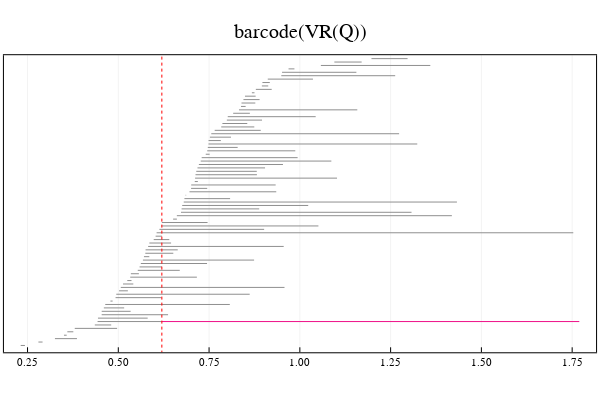

Notebook code cell kept with this figure:
### Code cell
plot(p, title ="barcode(VR(Q))")

### Figure 1 — Plotly figure (JSON) as saved in the notebook; plotly's stock layout.template omitted (floating-point values rounded to 4 significant figures)
{"data": [{"colorbar": {"title": {"text": ""}}, "hoverinfo": "text", "legendgroup": "y1", "line": {"color": "rgba(143, 143, 143, 1.000)", "dash": "solid", "shape": "linear", "width": 1}, "mode": "lines", "name": "y1", "showlegend": true, "text": ["class 14", "class 14"], "type": "scatter", "x": [0.2312, 0.2428], "xaxis": "x", "y": [1, 1], "yaxis": "y", "zmax": null, "zmin": null}, {"colorbar": {"title": {"text": ""}}, "hoverinfo": "text", "legendgroup": "y2", "line": {"color": "rgba(143, 143, 143, 1.000)", "dash": "solid", "shape": "linear", "width": 1}, "mode": "lines", "name": "y2", "showlegend": true, "text": ["class 1", "class 1"], "type": "scatter", "x": [0.2799, 0.2914], "xaxis": "x", "y": [2, 2], "yaxis": "y", "zmax": null, "zmin": null}, {"colorbar": {"title": {"text": ""}}, "hoverinfo": "text", "legendgroup": "y3", "line": {"color": "rgba(143, 143, 143, 1.000)", "dash": "solid", "shape": "linear", "width": 1}, "mode": "lines", "name": "y3", "showlegend": true, "text": ["class 15", "class 15"], "type": "scatter", "x": [0.3255, 0.3861], "xaxis": "x", "y": [3, 3], "yaxis": "y", "zmax": null, "zmin": null}, {"colorbar": {"title": {"text": ""}}, "hoverinfo": "text", "legendgroup": "y4", "line": {"color": "rgba(143, 143, 143, 1.000)", "dash": "solid", "shape": "linear", "width": 1}, "mode": "lines", "name": "y4", "showlegend": true, "text": ["class 2", "class 2"], "type": "scatter", "x": [0.3504, 0.3578], "xaxis": "x", "y": [4, 4], "yaxis": "y", "zmax": null, "zmin": null}, {"colorbar": {"title": {"text": ""}}, "hoverinfo": "text", "legendgroup": "y5", "line": {"color": "rgba(143, 143, 143, 1.000)", "dash": "solid", "shape": "linear", "width": 1}, "mode": "lines", "name": "y5", "showlegend": true, "text": ["class 3", "class 3"], "type": "scatter", "x": [0.3597, 0.3762], "xaxis": "x", "y": [5, 5], "yaxis": "y", "zmax": null, "zmin": null}, {"colorbar": {"title": {"text": ""}}, "hoverinfo": "text", "legendgroup": "y6", "line": {"color": "rgba(143, 143, 143, 1.000)", "dash": "solid", "shape": "linear", "width": 1}, "mode": "lines", "name": "y6", "showlegend": true, "text": ["class 16", "class 16"], "type": "scatter", "x": [0.3801, 0.4967], "xaxis": "x", "y": [6, 6], "yaxis": "y", "zmax": null, "zmin": null}, {"colorbar": {"title": {"text": ""}}, "hoverinfo": "text", "legendgroup": "y7", "line": {"color": "rgba(143, 143, 143, 1.000)", "dash": "solid", "shape": "linear", "width": 1}, "mode": "lines", "name": "y7", "showlegend": true, "text": ["class 17", "class 17"], "type": "scatter", "x": [0.4353, 0.4805], "xaxis": "x", "y": [7, 7], "yaxis": "y", "zmax": null, "zmin": null}, {"colorbar": {"title": {"text": ""}}, "hoverinfo": "text", "legendgroup": "y8", "line": {"color": "rgba(143, 143, 143, 1.000)", "dash": "solid", "shape": "linear", "width": 1}, "mode": "lines", "name": "y8", "showlegend": true, "text": ["class 83", "class 83"], "type": "scatter", "x": [0.4429, 0.6199], "xaxis": "x", "y": [8, 8], "yaxis": "y", "zmax": null, "zmin": null}, {"colorbar": {"title": {"text": ""}}, "hoverinfo": "text", "legendgroup": "y9", "line": {"color": "rgba(238, 18, 137, 1.000)", "dash": "solid", "shape": "linear", "width": 1}, "mode": "lines", "name": "y9", "showlegend": true, "text": ["class 83", "class 83"], "type": "scatter", "x": [0.6199, 1.77], "xaxis": "x", "y": [8, 8], "yaxis": "y", "zmax": null, "zmin": null}, {"colorbar": {"title": {"text": ""}}, "hoverinfo": "text", "legendgroup": "y10", "line": {"color": "rgba(143, 143, 143, 1.000)", "dash": "solid", "shape": "linear", "width": 1}, "mode": "lines", "name": "y10", "showlegend": true, "text": ["class 67", "class 67"], "type": "scatter", "x": [0.444, 0.5809], "xaxis": "x", "y": [9, 9], "yaxis": "y", "zmax": null, "zmin": null}, {"colorbar": {"title": {"text": ""}}, "hoverinfo": "text", "legendgroup": "y11", "line": {"color": "rgba(143, 143, 143, 1.000)", "dash": "solid", "shape": "linear", "width": 1}, "mode": "lines", "name": "y11", "showlegend": true, "text": ["class 18", "class 18"], "type": "scatter", "x": [0.4541, 0.6371], "xaxis": "x", "y": [10, 10], "yaxis": "y", "zmax": null, "zmin": null}, {"colorbar": {"title": {"text": ""}}, "hoverinfo": "text", "legendgroup": "y12", "line": {"color": "rgba(143, 143, 143, 1.000)", "dash": "solid", "shape": "linear", "width": 1}, "mode": "lines", "name": "y12", "showlegend": true, "text": ["class 19", "class 19"], "type": "scatter", "x": [0.4542, 0.5339], "xaxis": "x", "y": [11, 11], "yaxis": "y", "zmax": null, "zmin": null}, {"colorbar": {"title": {"text": ""}}, "hoverinfo": "text", "legendgroup": "y13", "line": {"color": "rgba(143, 143, 143, 1.000)", "dash": "solid", "shape": "linear", "width": 1}, "mode": "lines", "name": "y13", "showlegend": true, "text": ["class 20", "class 20"], "type": "scatter", "x": [0.4601, 0.5161], "xaxis": "x", "y": [12, 12], "yaxis": "y", "zmax": null, "zmin": null}, {"colorbar": {"title": {"text": ""}}, "hoverinfo": "text", "legendgroup": "y14", "line": {"color": "rgba(143, 143, 143, 1.000)", "dash": "solid", "shape": "linear", "width": 1}, "mode": "lines", "name": "y14", "showlegend": true, "text": ["class 68", "class 68"], "type": "scatter", "x": [0.464, 0.8071], "xaxis": "x", "y": [13, 13], "yaxis": "y", "zmax": null, "zmin": null}, {"colorbar": {"title": {"text": ""}}, "hoverinfo": "text", "legendgroup": "y15", "line": {"color": "rgba(143, 143, 143, 1.000)", "dash": "solid", "shape": "linear", "width": 1}, "mode": "lines", "name": "y15", "showlegend": true, "text": ["class 4", "class 4"], "type": "scatter", "x": [0.4783, 0.4843], "xaxis": "x", "y": [14, 14], "yaxis": "y", "zmax": null, "zmin": null}, {"colorbar": {"title": {"text": ""}}, "hoverinfo": "text", "legendgroup": "y16", "line": {"color": "rgba(143, 143, 143, 1.000)", "dash": "solid", "shape": "linear", "width": 1}, "mode": "lines", "name": "y16", "showlegend": true, "text": ["class 21", "class 21"], "type": "scatter", "x": [0.4924, 0.6189], "xaxis": "x", "y": [15, 15], "yaxis": "y", "zmax": null, "zmin": null}, {"colorbar": {"title": {"text": ""}}, "hoverinfo": "text", "legendgroup": "y17", "line": {"color": "rgba(143, 143, 143, 1.000)", "dash": "solid", "shape": "linear", "width": 1}, "mode": "lines", "name": "y17", "showlegend": true, "text": ["class 22", "class 22"], "type": "scatter", "x": [0.4944, 0.8618], "xaxis": "x", "y": [16, 16], "yaxis": "y", "zmax": null, "zmin": null}, {"colorbar": {"title": {"text": ""}}, "hoverinfo": "text", "legendgroup": "y18", "line": {"color": "rgba(143, 143, 143, 1.000)", "dash": "solid", "shape": "linear", "width": 1}, "mode": "lines", "name": "y18", "showlegend": true, "text": ["class 23", "class 23"], "type": "scatter", "x": [0.5021, 0.5263], "xaxis": "x", "y": [17, 17], "yaxis": "y", "zmax": null, "zmin": null}, {"colorbar": {"title": {"text": ""}}, "hoverinfo": "text", "legendgroup": "y19", "line": {"color": "rgba(143, 143, 143, 1.000)", "dash": "solid", "shape": "linear", "width": 1}, "mode": "lines", "name": "y19", "showlegend": true, "text": ["class 69", "class 69"], "type": "scatter", "x": [0.5068, 0.9578], "xaxis": "x", "y": [18, 18], "yaxis": "y", "zmax": null, "zmin": null}, {"colorbar": {"title": {"text": ""}}, "hoverinfo": "text", "legendgroup": "y20", "line": {"color": "rgba(143, 143, 143, 1.000)", "dash": "solid", "shape": "linear", "width": 1}, "mode": "lines", "name": "y20", "showlegend": true, "text": ["class 5", "class 5"], "type": "scatter", "x": [0.513, 0.5413], "xaxis": "x", "y": [19, 19], "yaxis": "y", "zmax": null, "zmin": null}, {"colorbar": {"title": {"text": ""}}, "hoverinfo": "text", "legendgroup": "y21", "line": {"color": "rgba(143, 143, 143, 1.000)", "dash": "solid", "shape": "linear", "width": 1}, "mode": "lines", "name": "y21", "showlegend": true, "text": ["class 24", "class 24"], "type": "scatter", "x": [0.5247, 0.5363], "xaxis": "x", "y": [20, 20], "yaxis": "y", "zmax": null, "zmin": null}, {"colorbar": {"title": {"text": ""}}, "hoverinfo": "text", "legendgroup": "y22", "line": {"color": "rgba(143, 143, 143, 1.000)", "dash": "solid", "shape": "linear", "width": 1}, "mode": "lines", "name": "y22", "showlegend": true, "text": ["class 25", "class 25"], "type": "scatter", "x": [0.5328, 0.7164], "xaxis": "x", "y": [21, 21], "yaxis": "y", "zmax": null, "zmin": null}, {"colorbar": {"title": {"text": ""}}, "hoverinfo": "text", "legendgroup": "y23", "line": {"color": "rgba(143, 143, 143, 1.000)", "dash": "solid", "shape": "linear", "width": 1}, "mode": "lines", "name": "y23", "showlegend": true, "text": ["class 26", "class 26"], "type": "scatter", "x": [0.5346, 0.5567], "xaxis": "x", "y": [22, 22], "yaxis": "y", "zmax": null, "zmin": null}, {"colorbar": {"title": {"text": ""}}, "hoverinfo": "text", "legendgroup": "y24", "line": {"color": "rgba(143, 143, 143, 1.000)", "dash": "solid", "shape": "linear", "width": 1}, "mode": "lines", "name": "y24", "showlegend": true, "text": ["class 27", "class 27"], "type": "scatter", "x": [0.5536, 0.6692], "xaxis": "x", "y": [23, 23], "yaxis": "y", "zmax": null, "zmin": null}, {"colorbar": {"title": {"text": ""}}, "hoverinfo": "text", "legendgroup": "y25", "line": {"color": "rgba(143, 143, 143, 1.000)", "dash": "solid", "shape": "linear", "width": 1}, "mode": "lines", "name": "y25", "showlegend": true, "text": ["class 28", "class 28"], "type": "scatter", "x": [0.5586, 0.6203], "xaxis": "x", "y": [24, 24], "yaxis": "y", "zmax": null, "zmin": null}, {"colorbar": {"title": {"text": ""}}, "hoverinfo": "text", "legendgroup": "y26", "line": {"color": "rgba(143, 143, 143, 1.000)", "dash": "solid", "shape": "linear", "width": 1}, "mode": "lines", "name": "y26", "showlegend": true, "text": ["class 29", "class 29"], "type": "scatter", "x": [0.5621, 0.7444], "xaxis": "x", "y": [25, 25], "yaxis": "y", "zmax": null, "zmin": null}, {"colorbar": {"title": {"text": ""}}, "hoverinfo": "text", "legendgroup": "y27", "line": {"color": "rgba(143, 143, 143, 1.000)", "dash": "solid", "shape": "linear", "width": 1}, "mode": "lines", "name": "y27", "showlegend": true, "text": ["class 30", "class 30"], "type": "scatter", "x": [0.5678, 0.874], "xaxis": "x", "y": [26, 26], "yaxis": "y", "zmax": null, "zmin": null}, {"colorbar": {"title": {"text": ""}}, "hoverinfo": "text", "legendgroup": "y28", "line": {"color": "rgba(143, 143, 143, 1.000)", "dash": "solid", "shape": "linear", "width": 1}, "mode": "lines", "name": "y28", "showlegend": true, "text": ["class 31", "class 31"], "type": "scatter", "x": [0.5707, 0.5854], "xaxis": "x", "y": [27, 27], "yaxis": "y", "zmax": null, "zmin": null}, {"colorbar": {"title": {"text": ""}}, "hoverinfo": "text", "legendgroup": "y29", "line": {"color": "rgba(143, 143, 143, 1.000)", "dash": "solid", "shape": "linear", "width": 1}, "mode": "lines", "name": "y29", "showlegend": true, "text": ["class 32", "class 32"], "type": "scatter", "x": [0.5744, 0.6515], "xaxis": "x", "y": [28, 28], "yaxis": "y", "zmax": null, "zmin": null}, {"colorbar": {"title": {"text": ""}}, "hoverinfo": "text", "legendgroup": "y30", "line": {"color": "rgba(143, 143, 143, 1.000)", "dash": "solid", "shape": "linear", "width": 1}, "mode": "lines", "name": "y30", "showlegend": true, "text": ["class 33", "class 33"], "type": "scatter", "x": [0.5751, 0.6637], "xaxis": "x", "y": [29, 29], "yaxis": "y", "zmax": null, "zmin": null}, {"colorbar": {"title": {"text": ""}}, "hoverinfo": "text", "legendgroup": "y31", "line": {"color": "rgba(143, 143, 143, 1.000)", "dash": "solid", "shape": "linear", "width": 1}, "mode": "lines", "name": "y31", "showlegend": true, "text": ["class 70", "class 70"], "type": "scatter", "x": [0.5822, 0.9555], "xaxis": "x", "y": [30, 30], "yaxis": "y", "zmax": null, "zmin": null}, {"colorbar": {"title": {"text": ""}}, "hoverinfo": "text", "legendgroup": "y32", "line": {"color": "rgba(143, 143, 143, 1.000)", "dash": "solid", "shape": "linear", "width": 1}, "mode": "lines", "name": "y32", "showlegend": true, "text": ["class 6", "class 6"], "type": "scatter", "x": [0.5855, 0.6454], "xaxis": "x", "y": [31, 31], "yaxis": "y", "zmax": null, "zmin": null}, {"colorbar": {"title": {"text": ""}}, "hoverinfo": "text", "legendgroup": "y33", "line": {"color": "rgba(143, 143, 143, 1.000)", "dash": "solid", "shape": "linear", "width": 1}, "mode": "lines", "name": "y33", "showlegend": true, "text": ["class 34", "class 34"], "type": "scatter", "x": [0.5975, 0.6404], "xaxis": "x", "y": [32, 32], "yaxis": "y", "zmax": null, "zmin": null}, {"colorbar": {"title": {"text": ""}}, "hoverinfo": "text", "legendgroup": "y34", "line": {"color": "rgba(143, 143, 143, 1.000)", "dash": "solid", "shape": "linear", "width": 1}, "mode": "lines", "name": "y34", "showlegend": true, "text": ["class 35", "class 35"], "type": "scatter", "x": [0.6027, 0.6201], "xaxis": "x", "y": [33, 33], "yaxis": "y", "zmax": null, "zmin": null}, {"colorbar": {"title": {"text": ""}}, "hoverinfo": "text", "legendgroup": "y35", "line": {"color": "rgba(143, 143, 143, 1.000)", "dash": "solid", "shape": "linear", "width": 1}, "mode": "lines", "name": "y35", "showlegend": true, "text": ["class 85", "class 85"], "type": "scatter", "x": [0.6055, 1.753], "xaxis": "x", "y": [34, 34], "yaxis": "y", "zmax": null, "zmin": null}, {"colorbar": {"title": {"text": ""}}, "hoverinfo": "text", "legendgroup": "y36", "line": {"color": "rgba(143, 143, 143, 1.000)", "dash": "solid", "shape": "linear", "width": 1}, "mode": "lines", "name": "y36", "showlegend": true, "text": ["class 71", "class 71"], "type": "scatter", "x": [0.6132, 0.9017], "xaxis": "x", "y": [35, 35], "yaxis": "y", "zmax": null, "zmin": null}, {"colorbar": {"title": {"text": ""}}, "hoverinfo": "text", "legendgroup": "y37", "line": {"color": "rgba(143, 143, 143, 1.000)", "dash": "solid", "shape": "linear", "width": 1}, "mode": "lines", "name": "y37", "showlegend": true, "text": ["class 72", "class 72"], "type": "scatter", "x": [0.6189, 1.051], "xaxis": "x", "y": [36, 36], "yaxis": "y", "zmax": null, "zmin": null}, {"colorbar": {"title": {"text": ""}}, "hoverinfo": "text", "legendgroup": "y38", "line": {"color": "rgba(143, 143, 143, 1.000)", "dash": "solid", "shape": "linear", "width": 1}, "mode": "lines", "name": "y38", "showlegend": true, "text": ["class 36", "class 36"], "type": "scatter", "x": [0.6199, 0.7459], "xaxis": "x", "y": [37, 37], "yaxis": "y", "zmax": null, "zmin": null}, {"colorbar": {"title": {"text": ""}}, "hoverinfo": "text", "legendgroup": "y39", "line": {"color": "rgba(143, 143, 143, 1.000)", "dash": "solid", "shape": "linear", "width": 1}, "mode": "lines", "name": "y39", "showlegend": true, "text": ["class 37", "class 37"], "type": "scatter", "x": [0.6509, 0.6613], "xaxis": "x", "y": [38, 38], "yaxis": "y", "zmax": null, "zmin": null}, {"colorbar": {"title": {"text": ""}}, "hoverinfo": "text", "legendgroup": "y40", "line": {"color": "rgba(143, 143, 143, 1.000)", "dash": "solid", "shape": "linear", "width": 1}, "mode": "lines", "name": "y40", "showlegend": true, "text": ["class 84", "class 84"], "type": "scatter", "x": [0.6612, 1.419], "xaxis": "x", "y": [39, 39], "yaxis": "y", "zmax": null, "zmin": null}, {"colorbar": {"title": {"text": ""}}, "hoverinfo": "text", "legendgroup": "y41", "line": {"color": "rgba(143, 143, 143, 1.000)", "dash": "solid", "shape": "linear", "width": 1}, "mode": "lines", "name": "y41", "showlegend": true, "text": ["class 80", "class 80"], "type": "scatter", "x": [0.6727, 1.308], "xaxis": "x", "y": [40, 40], "yaxis": "y", "zmax": null, "zmin": null}, {"colorbar": {"title": {"text": ""}}, "hoverinfo": "text", "legendgroup": "y42", "line": {"color": "rgba(143, 143, 143, 1.000)", "dash": "solid", "shape": "linear", "width": 1}, "mode": "lines", "name": "y42", "showlegend": true, "text": ["class 38", "class 38"], "type": "scatter", "x": [0.6742, 0.8881], "xaxis": "x", "y": [41, 41], "yaxis": "y", "zmax": null, "zmin": null}, {"colorbar": {"title": {"text": ""}}, "hoverinfo": "text", "legendgroup": "y43", "line": {"color": "rgba(143, 143, 143, 1.000)", "dash": "solid", "shape": "linear", "width": 1}, "mode": "lines", "name": "y43", "showlegend": true, "text": ["class 81", "class 81"], "type": "scatter", "x": [0.676, 1.023], "xaxis": "x", "y": [42, 42], "yaxis": "y", "zmax": null, "zmin": null}, {"colorbar": {"title": {"text": ""}}, "hoverinfo": "text", "legendgroup": "y44", "line": {"color": "rgba(143, 143, 143, 1.000)", "dash": "solid", "shape": "linear", "width": 1}, "mode": "lines", "name": "y44", "showlegend": true, "text": ["class 82", "class 82"], "type": "scatter", "x": [0.6802, 1.433], "xaxis": "x", "y": [43, 43], "yaxis": "y", "zmax": null, "zmin": null}, {"colorbar": {"title": {"text": ""}}, "hoverinfo": "text", "legendgroup": "y45", "line": {"color": "rgba(143, 143, 143, 1.000)", "dash": "solid", "shape": "linear", "width": 1}, "mode": "lines", "name": "y45", "showlegend": true, "text": ["class 39", "class 39"], "type": "scatter", "x": [0.6821, 0.8079], "xaxis": "x", "y": [44, 44], "yaxis": "y", "zmax": null, "zmin": null}, {"colorbar": {"title": {"text": ""}}, "hoverinfo": "text", "legendgroup": "y46", "line": {"color": "rgba(143, 143, 143, 1.000)", "dash": "solid", "shape": "linear", "width": 1}, "mode": "lines", "name": "y46", "showlegend": true, "text": ["class 40", "class 40"], "type": "scatter", "x": [0.6855, 0.6869], "xaxis": "x", "y": [45, 45], "yaxis": "y", "zmax": null, "zmin": null}, {"colorbar": {"title": {"text": ""}}, "hoverinfo": "text", "legendgroup": "y47", "line": {"color": "rgba(143, 143, 143, 1.000)", "dash": "solid", "shape": "linear", "width": 1}, "mode": "lines", "name": "y47", "showlegend": true, "text": ["class 41", "class 41"], "type": "scatter", "x": [0.696, 0.935], "xaxis": "x", "y": [46, 46], "yaxis": "y", "zmax": null, "zmin": null}, {"colorbar": {"title": {"text": ""}}, "hoverinfo": "text", "legendgroup": "y48", "line": {"color": "rgba(143, 143, 143, 1.000)", "dash": "solid", "shape": "linear", "width": 1}, "mode": "lines", "name": "y48", "showlegend": true, "text": ["class 42", "class 42"], "type": "scatter", "x": [0.7004, 0.7449], "xaxis": "x", "y": [47, 47], "yaxis": "y", "zmax": null, "zmin": null}, {"colorbar": {"title": {"text": ""}}, "hoverinfo": "text", "legendgroup": "y49", "line": {"color": "rgba(143, 143, 143, 1.000)", "dash": "solid", "shape": "linear", "width": 1}, "mode": "lines", "name": "y49", "showlegend": true, "text": ["class 43", "class 43"], "type": "scatter", "x": [0.7008, 0.9334], "xaxis": "x", "y": [48, 48], "yaxis": "y", "zmax": null, "zmin": null}, {"colorbar": {"title": {"text": ""}}, "hoverinfo": "text", "legendgroup": "y50", "line": {"color": "rgba(143, 143, 143, 1.000)", "dash": "solid", "shape": "linear", "width": 1}, "mode": "lines", "name": "y50", "showlegend": true, "text": ["class 7", "class 7"], "type": "scatter", "x": [0.7106, 0.7191], "xaxis": "x", "y": [49, 49], "yaxis": "y", "zmax": null, "zmin": null}, {"colorbar": {"title": {"text": ""}}, "hoverinfo": "text", "legendgroup": "y51", "line": {"color": "rgba(143, 143, 143, 1.000)", "dash": "solid", "shape": "linear", "width": 1}, "mode": "lines", "name": "y51", "showlegend": true, "text": ["class 73", "class 73"], "type": "scatter", "x": [0.7114, 1.102], "xaxis": "x", "y": [50, 50], "yaxis": "y", "zmax": null, "zmin": null}, {"colorbar": {"title": {"text": ""}}, "hoverinfo": "text", "legendgroup": "y52", "line": {"color": "rgba(143, 143, 143, 1.000)", "dash": "solid", "shape": "linear", "width": 1}, "mode": "lines", "name": "y52", "showlegend": true, "text": ["class 44", "class 44"], "type": "scatter", "x": [0.7126, 0.8818], "xaxis": "x", "y": [51, 51], "yaxis": "y", "zmax": null, "zmin": null}, {"colorbar": {"title": {"text": ""}}, "hoverinfo": "text", "legendgroup": "y53", "line": {"color": "rgba(143, 143, 143, 1.000)", "dash": "solid", "shape": "linear", "width": 1}, "mode": "lines", "name": "y53", "showlegend": true, "text": ["class 45", "class 45"], "type": "scatter", "x": [0.7147, 0.8814], "xaxis": "x", "y": [52, 52], "yaxis": "y", "zmax": null, "zmin": null}, {"colorbar": {"title": {"text": ""}}, "hoverinfo": "text", "legendgroup": "y54", "line": {"color": "rgba(143, 143, 143, 1.000)", "dash": "solid", "shape": "linear", "width": 1}, "mode": "lines", "name": "y54", "showlegend": true, "text": ["class 46", "class 46"], "type": "scatter", "x": [0.7181, 0.9041], "xaxis": "x", "y": [53, 53], "yaxis": "y", "zmax": null, "zmin": null}, {"colorbar": {"title": {"text": ""}}, "hoverinfo": "text", "legendgroup": "y55", "line": {"color": "rgba(143, 143, 143, 1.000)", "dash": "solid", "shape": "linear", "width": 1}, "mode": "lines", "name": "y55", "showlegend": true, "text": ["class 47", "class 47"], "type": "scatter", "x": [0.7219, 0.9535], "xaxis": "x", "y": [54, 54], "yaxis": "y", "zmax": null, "zmin": null}, {"colorbar": {"title": {"text": ""}}, "hoverinfo": "text", "legendgroup": "y56", "line": {"color": "rgba(143, 143, 143, 1.000)", "dash": "solid", "shape": "linear", "width": 1}, "mode": "lines", "name": "y56", "showlegend": true, "text": ["class 74", "class 74"], "type": "scatter", "x": [0.727, 1.087], "xaxis": "x", "y": [55, 55], "yaxis": "y", "zmax": null, "zmin": null}, {"colorbar": {"title": {"text": ""}}, "hoverinfo": "text", "legendgroup": "y57", "line": {"color": "rgba(143, 143, 143, 1.000)", "dash": "solid", "shape": "linear", "width": 1}, "mode": "lines", "name": "y57", "showlegend": true, "text": ["class 48", "class 48"], "type": "scatter", "x": [0.7296, 0.9938], "xaxis": "x", "y": [56, 56], "yaxis": "y", "zmax": null, "zmin": null}, {"colorbar": {"title": {"text": ""}}, "hoverinfo": "text", "legendgroup": "y58", "line": {"color": "rgba(143, 143, 143, 1.000)", "dash": "solid", "shape": "linear", "width": 1}, "mode": "lines", "name": "y58", "showlegend": true, "text": ["class 8", "class 8"], "type": "scatter", "x": [0.7408, 0.7515], "xaxis": "x", "y": [57, 57], "yaxis": "y", "zmax": null, "zmin": null}, {"colorbar": {"title": {"text": ""}}, "hoverinfo": "text", "legendgroup": "y59", "line": {"color": "rgba(143, 143, 143, 1.000)", "dash": "solid", "shape": "linear", "width": 1}, "mode": "lines", "name": "y59", "showlegend": true, "text": ["class 75", "class 75"], "type": "scatter", "x": [0.7449, 0.9874], "xaxis": "x", "y": [58, 58], "yaxis": "y", "zmax": null, "zmin": null}, {"colorbar": {"title": {"text": ""}}, "hoverinfo": "text", "legendgroup": "y60", "line": {"color": "rgba(143, 143, 143, 1.000)", "dash": "solid", "shape": "linear", "width": 1}, "mode": "lines", "name": "y60", "showlegend": true, "text": ["class 49", "class 49"], "type": "scatter", "x": [0.7465, 0.8287], "xaxis": "x", "y": [59, 59], "yaxis": "y", "zmax": null, "zmin": null}, {"colorbar": {"title": {"text": ""}}, "hoverinfo": "text", "legendgroup": "y61", "line": {"color": "rgba(143, 143, 143, 1.000)", "dash": "solid", "shape": "linear", "width": 1}, "mode": "lines", "name": "y61", "showlegend": true, "text": ["class 76", "class 76"], "type": "scatter", "x": [0.7483, 1.323], "xaxis": "x", "y": [60, 60], "yaxis": "y", "zmax": null, "zmin": null}, {"colorbar": {"title": {"text": ""}}, "hoverinfo": "text", "legendgroup": "y62", "line": {"color": "rgba(143, 143, 143, 1.000)", "dash": "solid", "shape": "linear", "width": 1}, "mode": "lines", "name": "y62", "showlegend": true, "text": ["class 50", "class 50"], "type": "scatter", "x": [0.7485, 0.7825], "xaxis": "x", "y": [61, 61], "yaxis": "y", "zmax": null, "zmin": null}, {"colorbar": {"title": {"text": ""}}, "hoverinfo": "text", "legendgroup": "y63", "line": {"color": "rgba(143, 143, 143, 1.000)", "dash": "solid", "shape": "linear", "width": 1}, "mode": "lines", "name": "y63", "showlegend": true, "text": ["class 51", "class 51"], "type": "scatter", "x": [0.7522, 0.8103], "xaxis": "x", "y": [62, 62], "yaxis": "y", "zmax": null, "zmin": null}, {"colorbar": {"title": {"text": ""}}, "hoverinfo": "text", "legendgroup": "y64", "line": {"color": "rgba(143, 143, 143, 1.000)", "dash": "solid", "shape": "linear", "width": 1}, "mode": "lines", "name": "y64", "showlegend": true, "text": ["class 77", "class 77"], "type": "scatter", "x": [0.7561, 1.273], "xaxis": "x", "y": [63, 63], "yaxis": "y", "zmax": null, "zmin": null}, {"colorbar": {"title": {"text": ""}}, "hoverinfo": "text", "legendgroup": "y65", "line": {"color": "rgba(143, 143, 143, 1.000)", "dash": "solid", "shape": "linear", "width": 1}, "mode": "lines", "name": "y65", "showlegend": true, "text": ["class 52", "class 52"], "type": "scatter", "x": [0.7655, 0.8923], "xaxis": "x", "y": [64, 64], "yaxis": "y", "zmax": null, "zmin": null}, {"colorbar": {"title": {"text": ""}}, "hoverinfo": "text", "legendgroup": "y66", "line": {"color": "rgba(143, 143, 143, 1.000)", "dash": "solid", "shape": "linear", "width": 1}, "mode": "lines", "name": "y66", "showlegend": true, "text": ["class 53", "class 53"], "type": "scatter", "x": [0.7834, 0.8745], "xaxis": "x", "y": [65, 65], "yaxis": "y", "zmax": null, "zmin": null}, {"colorbar": {"title": {"text": ""}}, "hoverinfo": "text", "legendgroup": "y67", "line": {"color": "rgba(143, 143, 143, 1.000)", "dash": "solid", "shape": "linear", "width": 1}, "mode": "lines", "name": "y67", "showlegend": true, "text": ["class 54", "class 54"], "type": "scatter", "x": [0.7867, 0.8552], "xaxis": "x", "y": [66, 66], "yaxis": "y", "zmax": null, "zmin": null}, {"colorbar": {"title": {"text": ""}}, "hoverinfo": "text", "legendgroup": "y68", "line": {"color": "rgba(143, 143, 143, 1.000)", "dash": "solid", "shape": "linear", "width": 1}, "mode": "lines", "name": "y68", "showlegend": true, "text": ["class 55", "class 55"], "type": "scatter", "x": [0.7989, 0.8958], "xaxis": "x", "y": [67, 67], "yaxis": "y", "zmax": null, "zmin": null}, {"colorbar": {"title": {"text": ""}}, "hoverinfo": "text", "legendgroup": "y69", "line": {"color": "rgba(143, 143, 143, 1.000)", "dash": "solid", "shape": "linear", "width": 1}, "mode": "lines", "name": "y69", "showlegend": true, "text": ["class 56", "class 56"], "type": "scatter", "x": [0.8014, 1.044], "xaxis": "x", "y": [68, 68], "yaxis": "y", "zmax": null, "zmin": null}, {"colorbar": {"title": {"text": ""}}, "hoverinfo": "text", "legendgroup": "y70", "line": {"color": "rgba(143, 143, 143, 1.000)", "dash": "solid", "shape": "linear", "width": 1}, "mode": "lines", "name": "y70", "showlegend": true, "text": ["class 57", "class 57"], "type": "scatter", "x": [0.8164, 0.8623], "xaxis": "x", "y": [69, 69], "yaxis": "y", "zmax": null, "zmin": null}, {"colorbar": {"title": {"text": ""}}, "hoverinfo": "text", "legendgroup": "y71", "line": {"color": "rgba(143, 143, 143, 1.000)", "dash": "solid", "shape": "linear", "width": 1}, "mode": "lines", "name": "y71", "showlegend": true, "text": ["class 58", "class 58"], "type": "scatter", "x": [0.8324, 1.158], "xaxis": "x", "y": [70, 70], "yaxis": "y", "zmax": null, "zmin": null}, {"colorbar": {"title": {"text": ""}}, "hoverinfo": "text", "legendgroup": "y72", "line": {"color": "rgba(143, 143, 143, 1.000)", "dash": "solid", "shape": "linear", "width": 1}, "mode": "lines", "name": "y72", "showlegend": true, "text": ["class 9", "class 9"], "type": "scatter", "x": [0.8379, 0.8507], "xaxis": "x", "y": [71, 71], "yaxis": "y", "zmax": null, "zmin": null}, {"colorbar": {"title": {"text": ""}}, "hoverinfo": "text", "legendgroup": "y73", "line": {"color": "rgba(143, 143, 143, 1.000)", "dash": "solid", "shape": "linear", "width": 1}, "mode": "lines", "name": "y73", "showlegend": true, "text": ["class 59", "class 59"], "type": "scatter", "x": [0.8393, 0.8773], "xaxis": "x", "y": [72, 72], "yaxis": "y", "zmax": null, "zmin": null}, {"colorbar": {"title": {"text": ""}}, "hoverinfo": "text", "legendgroup": "y74", "line": {"color": "rgba(143, 143, 143, 1.000)", "dash": "solid", "shape": "linear", "width": 1}, "mode": "lines", "name": "y74", "showlegend": true, "text": ["class 10", "class 10"], "type": "scatter", "x": [0.8447, 0.8891], "xaxis": "x", "y": [73, 73], "yaxis": "y", "zmax": null, "zmin": null}, {"colorbar": {"title": {"text": ""}}, "hoverinfo": "text", "legendgroup": "y75", "line": {"color": "rgba(143, 143, 143, 1.000)", "dash": "solid", "shape": "linear", "width": 1}, "mode": "lines", "name": "y75", "showlegend": true, "text": ["class 60", "class 60"], "type": "scatter", "x": [0.8489, 0.8783], "xaxis": "x", "y": [74, 74], "yaxis": "y", "zmax": null, "zmin": null}, {"colorbar": {"title": {"text": ""}}, "hoverinfo": "text", "legendgroup": "y76", "line": {"color": "rgba(143, 143, 143, 1.000)", "dash": "solid", "shape": "linear", "width": 1}, "mode": "lines", "name": "y76", "showlegend": true, "text": ["class 11", "class 11"], "type": "scatter", "x": [0.8679, 0.8751], "xaxis": "x", "y": [75, 75], "yaxis": "y", "zmax": null, "zmin": null}, {"colorbar": {"title": {"text": ""}}, "hoverinfo": "text", "legendgroup": "y77", "line": {"color": "rgba(143, 143, 143, 1.000)", "dash": "solid", "shape": "linear", "width": 1}, "mode": "lines", "name": "y77", "showlegend": true, "text": ["class 61", "class 61"], "type": "scatter", "x": [0.8788, 0.9225], "xaxis": "x", "y": [76, 76], "yaxis": "y", "zmax": null, "zmin": null}, {"colorbar": {"title": {"text": ""}}, "hoverinfo": "text", "legendgroup": "y78", "line": {"color": "rgba(143, 143, 143, 1.000)", "dash": "solid", "shape": "linear", "width": 1}, "mode": "lines", "name": "y78", "showlegend": true, "text": ["class 12", "class 12"], "type": "scatter", "x": [0.8954, 0.9129], "xaxis": "x", "y": [77, 77], "yaxis": "y", "zmax": null, "zmin": null}, {"colorbar": {"title": {"text": ""}}, "hoverinfo": "text", "legendgroup": "y79", "line": {"color": "rgba(143, 143, 143, 1.000)", "dash": "solid", "shape": "linear", "width": 1}, "mode": "lines", "name": "y79", "showlegend": true, "text": ["class 13", "class 13"], "type": "scatter", "x": [0.8969, 0.9173], "xaxis": "x", "y": [78, 78], "yaxis": "y", "zmax": null, "zmin": null}, {"colorbar": {"title": {"text": ""}}, "hoverinfo": "text", "legendgroup": "y80", "line": {"color": "rgba(143, 143, 143, 1.000)", "dash": "solid", "shape": "linear", "width": 1}, "mode": "lines", "name": "y80", "showlegend": true, "text": ["class 62", "class 62"], "type": "scatter", "x": [0.9116, 1.036], "xaxis": "x", "y": [79, 79], "yaxis": "y", "zmax": null, "zmin": null}, {"colorbar": {"title": {"text": ""}}, "hoverinfo": "text", "legendgroup": "y81", "line": {"color": "rgba(143, 143, 143, 1.000)", "dash": "solid", "shape": "linear", "width": 1}, "mode": "lines", "name": "y81", "showlegend": true, "text": ["class 78", "class 78"], "type": "scatter", "x": [0.9489, 1.263], "xaxis": "x", "y": [80, 80], "yaxis": "y", "zmax": null, "zmin": null}, {"colorbar": {"title": {"text": ""}}, "hoverinfo": "text", "legendgroup": "y82", "line": {"color": "rgba(143, 143, 143, 1.000)", "dash": "solid", "shape": "linear", "width": 1}, "mode": "lines", "name": "y82", "showlegend": true, "text": ["class 63", "class 63"], "type": "scatter", "x": [0.951, 1.156], "xaxis": "x", "y": [81, 81], "yaxis": "y", "zmax": null, "zmin": null}, {"colorbar": {"title": {"text": ""}}, "hoverinfo": "text", "legendgroup": "y83", "line": {"color": "rgba(143, 143, 143, 1.000)", "dash": "solid", "shape": "linear", "width": 1}, "mode": "lines", "name": "y83", "showlegend": true, "text": ["class 64", "class 64"], "type": "scatter", "x": [0.9689, 0.9851], "xaxis": "x", "y": [82, 82], "yaxis": "y", "zmax": null, "zmin": null}, {"colorbar": {"title": {"text": ""}}, "hoverinfo": "text", "legendgroup": "y84", "line": {"color": "rgba(143, 143, 143, 1.000)", "dash": "solid", "shape": "linear", "width": 1}, "mode": "lines", "name": "y84", "showlegend": true, "text": ["class 79", "class 79"], "type": "scatter", "x": [1.058, 1.359], "xaxis": "x", "y": [83, 83], "yaxis": "y", "zmax": null, "zmin": null}, {"colorbar": {"title": {"text": ""}}, "hoverinfo": "text", "legendgroup": "y85", "line": {"color": "rgba(143, 143, 143, 1.000)", "dash": "solid", "shape": "linear", "width": 1}, "mode": "lines", "name": "y85", "showlegend": true, "text": ["class 65", "class 65"], "type": "scatter", "x": [1.095, 1.17], "xaxis": "x", "y": [84, 84], "yaxis": "y", "zmax": null, "zmin": null}, {"colorbar": {"title": {"text": ""}}, "hoverinfo": "text", "legendgroup": "y86", "line": {"color": "rgba(143, 143, 143, 1.000)", "dash": "solid", "shape": "linear", "width": 1}, "mode": "lines", "name": "y86", "showlegend": true, "text": ["class 66", "class 66"], "type": "scatter", "x": [1.197, 1.297], "xaxis": "x", "y": [85, 85], "yaxis": "y", "zmax": null, "zmin": null}, {"colorbar": {"title": {"text": ""}}, "legendgroup": "y87", "line": {"color": "rgba(255, 0, 0, 1.000)", "dash": "dot", "shape": "linear", "width": 1}, "mode": "lines", "name": "y87", "showlegend": true, "type": "scatter", "x": [0.6199, 0.6199], "xaxis": "x", "y": [-8701, 8786], "yaxis": "y", "zmax": null, "zmin": null}], "layout": {"annotations": [{"font": {"color": "rgba(0, 0, 0, 1)", "family": "sans-serif", "size": 20}, "rotation": 0, "showarrow": false, "text": "barcode(VR(Q))", "x": 0.5, "xanchor": "center", "xref": "paper", "y": 1, "yanchor": "top", "yref": "paper"}], "height": 400, "margin": {"b": 20, "l": 0, "r": 0, "t": 20}, "paper_bgcolor": "rgba(255, 255, 255, 1.000)", "plot_bgcolor": "rgba(255, 255, 255, 1.000)", "showlegend": false, "width": 600, "xaxis": {"anchor": "y", "domain": [0.006562, 0.9934], "gridcolor": "rgba(0, 0, 0, 0.1)", "gridwidth": 0.5, "linecolor": "rgba(0, 0, 0, 1)", "mirror": true, "range": [0.185, 1.816], "showgrid": true, "showline": true, "showticklabels": true, "tickangle": 0, "tickcolor": "rgb(0, 0, 0)", "tickfont": {"color": "rgba(0, 0, 0, 1)", "family": "sans-serif", "size": 11}, "tickmode": "array", "ticks": "inside", "ticktext": ["0.25", "0.50", "0.75", "1.00", "1.25", "1.50", "1.75"], "tickvals": [0.25, 0.5, 0.75, 1, 1.25, 1.5, 1.75], "title": {"font": {"color": "rgba(0, 0, 0, 1)", "family": "sans-serif", "size": 15}, "text": ""}, "type": "linear", "visible": true, "zeroline": false, "zerolinecolor": "rgba(0, 0, 0, 1)"}, "yaxis": {"anchor": "x", "domain": [0.07699, 0.9022], "gridcolor": "rgba(0, 0, 0, 0.1)", "gridwidth": 0.5, "linecolor": "rgba(0, 0, 0, 1)", "mirror": true, "range": [-1, 86], "showgrid": true, "showline": true, "showticklabels": true, "tickangle": 0, "tickcolor": "rgb(0, 0, 0)", "tickfont": {"color": "rgba(0, 0, 0, 1)", "family": "sans-serif", "size": 11}, "tickmode": "array", "ticks": "inside", "ticktext": [], "tickvals": [], "title": {"font": {"color": "rgba(0, 0, 0, 1)", "family": "sans-serif", "size": 15}, "text": ""}, "type": "linear", "visible": true, "zeroline": false, "zerolinecolor": "rgba(0, 0, 0, 1)"}}}
